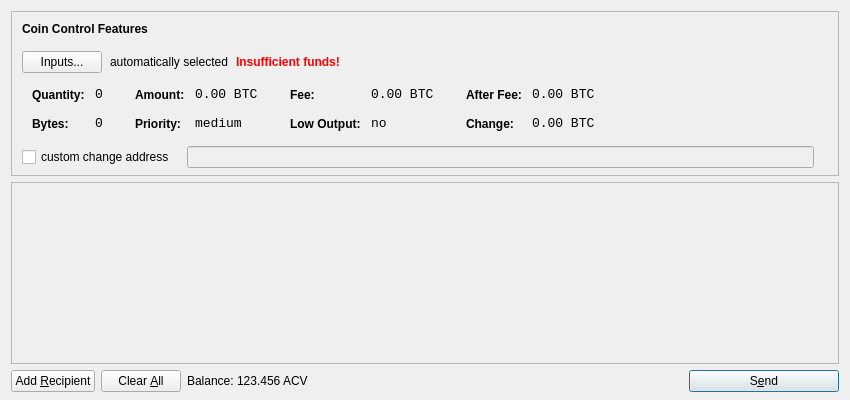
<?xml version="1.0" encoding="UTF-8"?>
<ui version="4.0">
 <class>SendCoinsDialog</class>
 <widget class="QDialog" name="SendCoinsDialog">
  <property name="geometry">
   <rect>
    <x>0</x>
    <y>0</y>
    <width>850</width>
    <height>400</height>
   </rect>
  </property>
  <property name="windowTitle">
   <string>Send Coins</string>
  </property>
  <layout class="QVBoxLayout" name="verticalLayout" stretch="0,1,0">
   <property name="bottomMargin">
    <number>8</number>
   </property>
   <item>
    <widget class="QFrame" name="frameCoinControl">
     <property name="sizePolicy">
      <sizepolicy hsizetype="Expanding" vsizetype="Expanding">
       <horstretch>0</horstretch>
       <verstretch>0</verstretch>
      </sizepolicy>
     </property>
     <property name="maximumSize">
      <size>
       <width>16777215</width>
       <height>16777215</height>
      </size>
     </property>
     <property name="frameShape">
      <enum>QFrame::StyledPanel</enum>
     </property>
     <property name="frameShadow">
      <enum>QFrame::Sunken</enum>
     </property>
     <layout class="QVBoxLayout" name="verticalLayoutCoinControl2">
      <property name="spacing">
       <number>-1</number>
      </property>
      <property name="leftMargin">
       <number>0</number>
      </property>
      <property name="topMargin">
       <number>0</number>
      </property>
      <property name="rightMargin">
       <number>0</number>
      </property>
      <property name="bottomMargin">
       <number>6</number>
      </property>
      <item>
       <layout class="QVBoxLayout" name="verticalLayoutCoinControl" stretch="0,0,0,0,1">
        <property name="spacing">
         <number>0</number>
        </property>
        <property name="leftMargin">
         <number>10</number>
        </property>
        <property name="topMargin">
         <number>10</number>
        </property>
        <item>
         <layout class="QHBoxLayout" name="horizontalLayoutCoinControl1">
          <property name="bottomMargin">
           <number>15</number>
          </property>
          <item>
           <widget class="QLabel" name="labelCoinControlFeatures">
            <property name="sizePolicy">
             <sizepolicy hsizetype="Preferred" vsizetype="Maximum">
              <horstretch>0</horstretch>
              <verstretch>0</verstretch>
             </sizepolicy>
            </property>
            <property name="font">
             <font>
              <weight>75</weight>
              <bold>true</bold>
             </font>
            </property>
            <property name="styleSheet">
             <string notr="true">font-weight:bold;</string>
            </property>
            <property name="text">
             <string>Coin Control Features</string>
            </property>
           </widget>
          </item>
         </layout>
        </item>
        <item>
         <layout class="QHBoxLayout" name="horizontalLayoutCoinControl2" stretch="0,0,0,0">
          <property name="spacing">
           <number>8</number>
          </property>
          <property name="bottomMargin">
           <number>10</number>
          </property>
          <item>
           <widget class="QPushButton" name="pushButtonCoinControl">
            <property name="styleSheet">
             <string notr="true"/>
            </property>
            <property name="text">
             <string>Inputs...</string>
            </property>
           </widget>
          </item>
          <item>
           <widget class="QLabel" name="labelCoinControlAutomaticallySelected">
            <property name="text">
             <string>automatically selected</string>
            </property>
            <property name="margin">
             <number>5</number>
            </property>
           </widget>
          </item>
          <item>
           <widget class="QLabel" name="labelCoinControlInsuffFunds">
            <property name="font">
             <font>
              <weight>75</weight>
              <bold>true</bold>
             </font>
            </property>
            <property name="styleSheet">
             <string notr="true">color:red;font-weight:bold;</string>
            </property>
            <property name="text">
             <string>Insufficient funds!</string>
            </property>
            <property name="margin">
             <number>5</number>
            </property>
           </widget>
          </item>
          <item>
           <spacer name="horizontalSpacerCoinControl">
            <property name="orientation">
             <enum>Qt::Horizontal</enum>
            </property>
            <property name="sizeHint" stdset="0">
             <size>
              <width>40</width>
              <height>1</height>
             </size>
            </property>
           </spacer>
          </item>
         </layout>
        </item>
        <item>
         <widget class="QWidget" name="widgetCoinControl" native="true">
          <property name="sizePolicy">
           <sizepolicy hsizetype="Preferred" vsizetype="Preferred">
            <horstretch>0</horstretch>
            <verstretch>0</verstretch>
           </sizepolicy>
          </property>
          <property name="minimumSize">
           <size>
            <width>0</width>
            <height>0</height>
           </size>
          </property>
          <property name="styleSheet">
           <string notr="true"/>
          </property>
          <layout class="QHBoxLayout" name="horizontalLayoutCoinControl5">
           <property name="margin">
            <number>0</number>
           </property>
           <item>
            <layout class="QHBoxLayout" name="horizontalLayoutCoinControl3" stretch="0,0,0,1">
             <property name="spacing">
              <number>20</number>
             </property>
             <property name="topMargin">
              <number>0</number>
             </property>
             <property name="bottomMargin">
              <number>10</number>
             </property>
             <item>
              <layout class="QFormLayout" name="formLayoutCoinControl1">
               <property name="horizontalSpacing">
                <number>10</number>
               </property>
               <property name="verticalSpacing">
                <number>14</number>
               </property>
               <property name="leftMargin">
                <number>10</number>
               </property>
               <property name="topMargin">
                <number>4</number>
               </property>
               <property name="rightMargin">
                <number>6</number>
               </property>
               <item row="0" column="0">
                <widget class="QLabel" name="labelCoinControlQuantityText">
                 <property name="styleSheet">
                  <string notr="true">font-weight:bold;</string>
                 </property>
                 <property name="text">
                  <string>Quantity:</string>
                 </property>
                 <property name="margin">
                  <number>0</number>
                 </property>
                </widget>
               </item>
               <item row="0" column="1">
                <widget class="QLabel" name="labelCoinControlQuantity">
                 <property name="font">
                  <font>
                   <family>Monospace</family>
                   <pointsize>10</pointsize>
                  </font>
                 </property>
                 <property name="cursor">
                  <cursorShape>IBeamCursor</cursorShape>
                 </property>
                 <property name="contextMenuPolicy">
                  <enum>Qt::ActionsContextMenu</enum>
                 </property>
                 <property name="text">
                  <string notr="true">0</string>
                 </property>
                 <property name="margin">
                  <number>0</number>
                 </property>
                 <property name="textInteractionFlags">
                  <set>Qt::LinksAccessibleByMouse|Qt::TextSelectableByKeyboard|Qt::TextSelectableByMouse</set>
                 </property>
                </widget>
               </item>
               <item row="1" column="0">
                <widget class="QLabel" name="labelCoinControlBytesText">
                 <property name="styleSheet">
                  <string notr="true">font-weight:bold;</string>
                 </property>
                 <property name="text">
                  <string>Bytes:</string>
                 </property>
                </widget>
               </item>
               <item row="1" column="1">
                <widget class="QLabel" name="labelCoinControlBytes">
                 <property name="font">
                  <font>
                   <family>Monospace</family>
                   <pointsize>10</pointsize>
                  </font>
                 </property>
                 <property name="cursor">
                  <cursorShape>IBeamCursor</cursorShape>
                 </property>
                 <property name="contextMenuPolicy">
                  <enum>Qt::ActionsContextMenu</enum>
                 </property>
                 <property name="text">
                  <string notr="true">0</string>
                 </property>
                 <property name="textInteractionFlags">
                  <set>Qt::LinksAccessibleByMouse|Qt::TextSelectableByKeyboard|Qt::TextSelectableByMouse</set>
                 </property>
                </widget>
               </item>
              </layout>
             </item>
             <item>
              <layout class="QFormLayout" name="formLayoutCoinControl2">
               <property name="horizontalSpacing">
                <number>10</number>
               </property>
               <property name="verticalSpacing">
                <number>14</number>
               </property>
               <property name="leftMargin">
                <number>6</number>
               </property>
               <property name="topMargin">
                <number>4</number>
               </property>
               <property name="rightMargin">
                <number>6</number>
               </property>
               <item row="0" column="0">
                <widget class="QLabel" name="labelCoinControlAmountText">
                 <property name="styleSheet">
                  <string notr="true">font-weight:bold;</string>
                 </property>
                 <property name="text">
                  <string>Amount:</string>
                 </property>
                 <property name="margin">
                  <number>0</number>
                 </property>
                </widget>
               </item>
               <item row="0" column="1">
                <widget class="QLabel" name="labelCoinControlAmount">
                 <property name="font">
                  <font>
                   <family>Monospace</family>
                   <pointsize>10</pointsize>
                  </font>
                 </property>
                 <property name="cursor">
                  <cursorShape>IBeamCursor</cursorShape>
                 </property>
                 <property name="contextMenuPolicy">
                  <enum>Qt::ActionsContextMenu</enum>
                 </property>
                 <property name="text">
                  <string notr="true">0.00 BTC</string>
                 </property>
                 <property name="textInteractionFlags">
                  <set>Qt::LinksAccessibleByMouse|Qt::TextSelectableByKeyboard|Qt::TextSelectableByMouse</set>
                 </property>
                </widget>
               </item>
               <item row="1" column="0">
                <widget class="QLabel" name="labelCoinControlPriorityText">
                 <property name="styleSheet">
                  <string notr="true">font-weight:bold;</string>
                 </property>
                 <property name="text">
                  <string>Priority:</string>
                 </property>
                </widget>
               </item>
               <item row="1" column="1">
                <widget class="QLabel" name="labelCoinControlPriority">
                 <property name="font">
                  <font>
                   <family>Monospace</family>
                   <pointsize>10</pointsize>
                  </font>
                 </property>
                 <property name="cursor">
                  <cursorShape>IBeamCursor</cursorShape>
                 </property>
                 <property name="contextMenuPolicy">
                  <enum>Qt::ActionsContextMenu</enum>
                 </property>
                 <property name="text">
                  <string>medium</string>
                 </property>
                 <property name="textInteractionFlags">
                  <set>Qt::LinksAccessibleByMouse|Qt::TextSelectableByKeyboard|Qt::TextSelectableByMouse</set>
                 </property>
                </widget>
               </item>
              </layout>
             </item>
             <item>
              <layout class="QFormLayout" name="formLayoutCoinControl3">
               <property name="horizontalSpacing">
                <number>10</number>
               </property>
               <property name="verticalSpacing">
                <number>14</number>
               </property>
               <property name="leftMargin">
                <number>6</number>
               </property>
               <property name="topMargin">
                <number>4</number>
               </property>
               <property name="rightMargin">
                <number>6</number>
               </property>
               <item row="0" column="0">
                <widget class="QLabel" name="labelCoinControlFeeText">
                 <property name="styleSheet">
                  <string notr="true">font-weight:bold;</string>
                 </property>
                 <property name="text">
                  <string>Fee:</string>
                 </property>
                 <property name="margin">
                  <number>0</number>
                 </property>
                </widget>
               </item>
               <item row="0" column="1">
                <widget class="QLabel" name="labelCoinControlFee">
                 <property name="font">
                  <font>
                   <family>Monospace</family>
                   <pointsize>10</pointsize>
                  </font>
                 </property>
                 <property name="cursor">
                  <cursorShape>IBeamCursor</cursorShape>
                 </property>
                 <property name="contextMenuPolicy">
                  <enum>Qt::ActionsContextMenu</enum>
                 </property>
                 <property name="text">
                  <string notr="true">0.00 BTC</string>
                 </property>
                 <property name="textInteractionFlags">
                  <set>Qt::LinksAccessibleByMouse|Qt::TextSelectableByKeyboard|Qt::TextSelectableByMouse</set>
                 </property>
                </widget>
               </item>
               <item row="1" column="0">
                <widget class="QLabel" name="labelCoinControlLowOutputText">
                 <property name="styleSheet">
                  <string notr="true">font-weight:bold;</string>
                 </property>
                 <property name="text">
                  <string>Low Output:</string>
                 </property>
                </widget>
               </item>
               <item row="1" column="1">
                <widget class="QLabel" name="labelCoinControlLowOutput">
                 <property name="font">
                  <font>
                   <family>Monospace</family>
                   <pointsize>10</pointsize>
                  </font>
                 </property>
                 <property name="cursor">
                  <cursorShape>IBeamCursor</cursorShape>
                 </property>
                 <property name="contextMenuPolicy">
                  <enum>Qt::ActionsContextMenu</enum>
                 </property>
                 <property name="text">
                  <string>no</string>
                 </property>
                 <property name="textInteractionFlags">
                  <set>Qt::LinksAccessibleByMouse|Qt::TextSelectableByKeyboard|Qt::TextSelectableByMouse</set>
                 </property>
                </widget>
               </item>
              </layout>
             </item>
             <item>
              <layout class="QFormLayout" name="formLayoutCoinControl4">
               <property name="horizontalSpacing">
                <number>10</number>
               </property>
               <property name="verticalSpacing">
                <number>14</number>
               </property>
               <property name="leftMargin">
                <number>6</number>
               </property>
               <property name="topMargin">
                <number>4</number>
               </property>
               <property name="rightMargin">
                <number>6</number>
               </property>
               <item row="0" column="0">
                <widget class="QLabel" name="labelCoinControlAfterFeeText">
                 <property name="styleSheet">
                  <string notr="true">font-weight:bold;</string>
                 </property>
                 <property name="text">
                  <string>After Fee:</string>
                 </property>
                 <property name="margin">
                  <number>0</number>
                 </property>
                </widget>
               </item>
               <item row="0" column="1">
                <widget class="QLabel" name="labelCoinControlAfterFee">
                 <property name="font">
                  <font>
                   <family>Monospace</family>
                   <pointsize>10</pointsize>
                  </font>
                 </property>
                 <property name="cursor">
                  <cursorShape>IBeamCursor</cursorShape>
                 </property>
                 <property name="contextMenuPolicy">
                  <enum>Qt::ActionsContextMenu</enum>
                 </property>
                 <property name="text">
                  <string notr="true">0.00 BTC</string>
                 </property>
                 <property name="textInteractionFlags">
                  <set>Qt::LinksAccessibleByMouse|Qt::TextSelectableByKeyboard|Qt::TextSelectableByMouse</set>
                 </property>
                </widget>
               </item>
               <item row="1" column="0">
                <widget class="QLabel" name="labelCoinControlChangeText">
                 <property name="styleSheet">
                  <string notr="true">font-weight:bold;</string>
                 </property>
                 <property name="text">
                  <string>Change:</string>
                 </property>
                </widget>
               </item>
               <item row="1" column="1">
                <widget class="QLabel" name="labelCoinControlChange">
                 <property name="font">
                  <font>
                   <family>Monospace</family>
                   <pointsize>10</pointsize>
                  </font>
                 </property>
                 <property name="cursor">
                  <cursorShape>IBeamCursor</cursorShape>
                 </property>
                 <property name="contextMenuPolicy">
                  <enum>Qt::ActionsContextMenu</enum>
                 </property>
                 <property name="text">
                  <string notr="true">0.00 BTC</string>
                 </property>
                 <property name="textInteractionFlags">
                  <set>Qt::LinksAccessibleByMouse|Qt::TextSelectableByKeyboard|Qt::TextSelectableByMouse</set>
                 </property>
                </widget>
               </item>
              </layout>
             </item>
            </layout>
           </item>
          </layout>
         </widget>
        </item>
        <item>
         <layout class="QHBoxLayout" name="horizontalLayoutCoinControl4" stretch="0,0,0">
          <property name="spacing">
           <number>12</number>
          </property>
          <property name="sizeConstraint">
           <enum>QLayout::SetDefaultConstraint</enum>
          </property>
          <property name="topMargin">
           <number>5</number>
          </property>
          <property name="rightMargin">
           <number>5</number>
          </property>
          <item>
           <widget class="QCheckBox" name="checkBoxCoinControlChange">
            <property name="text">
             <string>custom change address</string>
            </property>
           </widget>
          </item>
          <item>
           <widget class="QLineEdit" name="lineEditCoinControlChange">
            <property name="enabled">
             <bool>false</bool>
            </property>
            <property name="sizePolicy">
             <sizepolicy hsizetype="Expanding" vsizetype="Fixed">
              <horstretch>0</horstretch>
              <verstretch>0</verstretch>
             </sizepolicy>
            </property>
           </widget>
          </item>
          <item>
           <widget class="QLabel" name="labelCoinControlChangeLabel">
            <property name="sizePolicy">
             <sizepolicy hsizetype="Preferred" vsizetype="Expanding">
              <horstretch>0</horstretch>
              <verstretch>0</verstretch>
             </sizepolicy>
            </property>
            <property name="minimumSize">
             <size>
              <width>0</width>
              <height>0</height>
             </size>
            </property>
            <property name="text">
             <string/>
            </property>
            <property name="margin">
             <number>3</number>
            </property>
           </widget>
          </item>
         </layout>
        </item>
        <item>
         <spacer name="verticalSpacerCoinControl">
          <property name="orientation">
           <enum>Qt::Vertical</enum>
          </property>
          <property name="sizeHint" stdset="0">
           <size>
            <width>800</width>
            <height>1</height>
           </size>
          </property>
         </spacer>
        </item>
       </layout>
      </item>
     </layout>
    </widget>
   </item>
   <item>
    <widget class="QScrollArea" name="scrollArea">
     <property name="widgetResizable">
      <bool>true</bool>
     </property>
     <widget class="QWidget" name="scrollAreaWidgetContents">
      <property name="geometry">
       <rect>
        <x>0</x>
        <y>0</y>
        <width>830</width>
        <height>165</height>
       </rect>
      </property>
      <layout class="QVBoxLayout" name="verticalLayout_2">
       <property name="margin">
        <number>0</number>
       </property>
       <item>
        <layout class="QVBoxLayout" name="entries">
         <property name="spacing">
          <number>6</number>
         </property>
        </layout>
       </item>
       <item>
        <spacer name="verticalSpacer">
         <property name="orientation">
          <enum>Qt::Vertical</enum>
         </property>
         <property name="sizeHint" stdset="0">
          <size>
           <width>20</width>
           <height>40</height>
          </size>
         </property>
        </spacer>
       </item>
      </layout>
     </widget>
    </widget>
   </item>
   <item>
    <layout class="QHBoxLayout" name="horizontalLayout">
     <item>
      <widget class="QPushButton" name="addButton">
       <property name="toolTip">
        <string>Send to multiple recipients at once</string>
       </property>
       <property name="text">
        <string>Add &amp;Recipient</string>
       </property>
       <property name="icon">
        <iconset resource="../bitcoin.qrc">
         <normaloff>:/icons/add</normaloff>:/icons/add</iconset>
       </property>
       <property name="autoDefault">
        <bool>false</bool>
       </property>
      </widget>
     </item>
     <item>
      <widget class="QPushButton" name="clearButton">
       <property name="sizePolicy">
        <sizepolicy hsizetype="Minimum" vsizetype="Fixed">
         <horstretch>0</horstretch>
         <verstretch>0</verstretch>
        </sizepolicy>
       </property>
       <property name="toolTip">
        <string>Remove all transaction fields</string>
       </property>
       <property name="text">
        <string>Clear &amp;All</string>
       </property>
       <property name="icon">
        <iconset resource="../bitcoin.qrc">
         <normaloff>:/icons/remove</normaloff>:/icons/remove</iconset>
       </property>
       <property name="autoRepeatDelay">
        <number>300</number>
       </property>
       <property name="autoDefault">
        <bool>false</bool>
       </property>
      </widget>
     </item>
     <item>
      <layout class="QHBoxLayout" name="horizontalLayout_2">
       <property name="spacing">
        <number>3</number>
       </property>
       <item>
        <widget class="QLabel" name="label">
         <property name="text">
          <string>Balance:</string>
         </property>
        </widget>
       </item>
       <item>
        <widget class="QLabel" name="labelBalance">
         <property name="cursor">
          <cursorShape>IBeamCursor</cursorShape>
         </property>
         <property name="text">
          <string>123.456 ACV</string>
         </property>
         <property name="textInteractionFlags">
          <set>Qt::LinksAccessibleByMouse|Qt::TextSelectableByKeyboard|Qt::TextSelectableByMouse</set>
         </property>
        </widget>
       </item>
      </layout>
     </item>
     <item>
      <spacer name="horizontalSpacer">
       <property name="orientation">
        <enum>Qt::Horizontal</enum>
       </property>
       <property name="sizeHint" stdset="0">
        <size>
         <width>40</width>
         <height>20</height>
        </size>
       </property>
      </spacer>
     </item>
     <item>
      <widget class="QPushButton" name="sendButton">
       <property name="minimumSize">
        <size>
         <width>150</width>
         <height>0</height>
        </size>
       </property>
       <property name="toolTip">
        <string>Confirm the send action</string>
       </property>
       <property name="text">
        <string>S&amp;end</string>
       </property>
       <property name="icon">
        <iconset resource="../bitcoin.qrc">
         <normaloff>:/icons/send</normaloff>:/icons/send</iconset>
       </property>
       <property name="default">
        <bool>true</bool>
       </property>
      </widget>
     </item>
    </layout>
   </item>
  </layout>
 </widget>
 <resources>
  <include location="../bitcoin.qrc"/>
 </resources>
 <connections/>
</ui>
